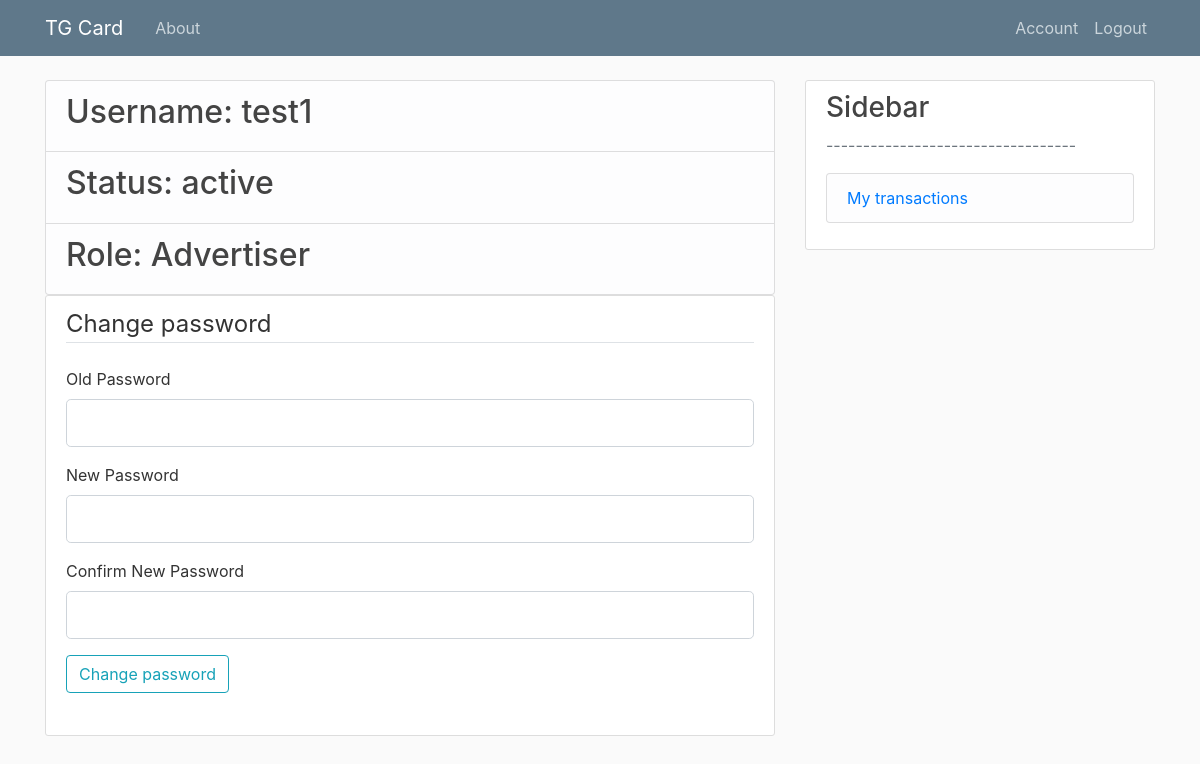
Page /account (signed in) on the earlier database version.
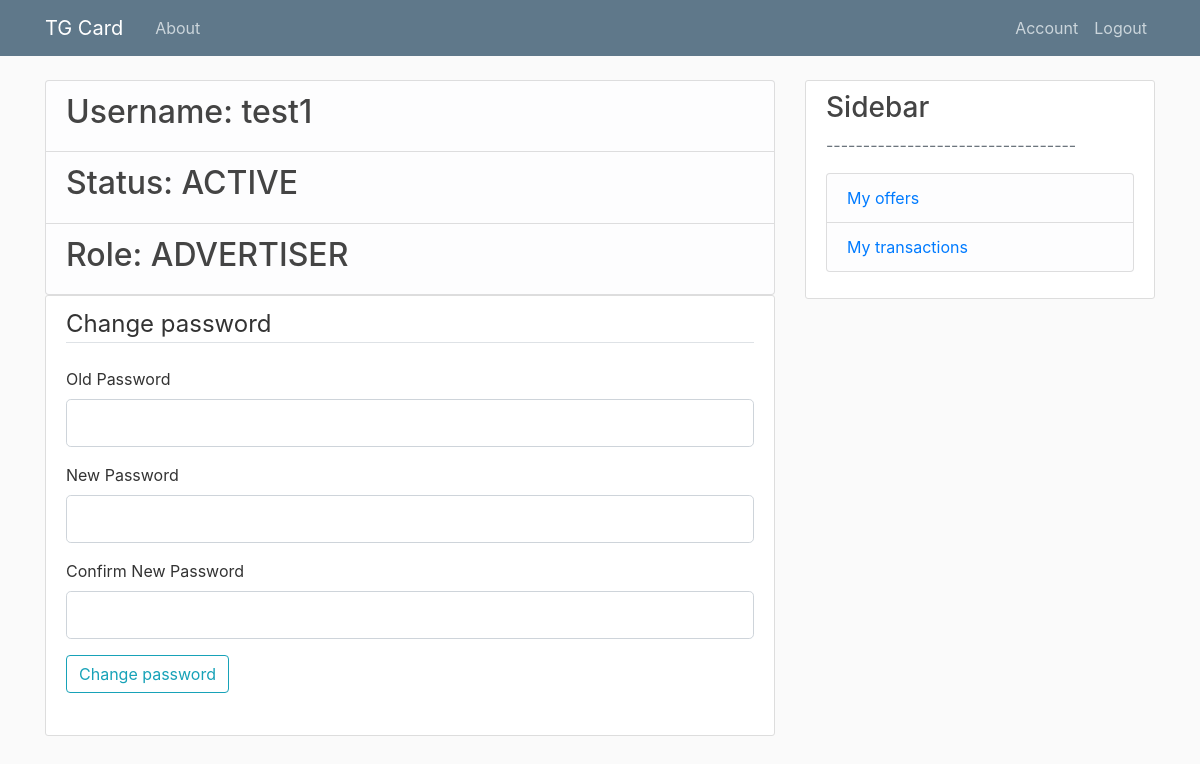
Same page on the later database version.
### models.py (models this page shows, shortened)
class User(db.Model, UserMixin):
    id = db.Column(db.Integer, primary_key=True)
    username = db.Column(db.String, index=True, unique=True, nullable=False)
    password = db.Column(db.String, nullable=False)
    role = db.Column(db.Integer, nullable=False) # advert. \ affil. \ moder. \ admin
    status = db.Column(db.String, index=True, nullable=False) # active \ inactive
    channels = db.relationship('Channel', backref='user', lazy=True)
    offers = db.relationship('Offer', backref='user', lazy=True)
    tasks = db.relationship('Task', backref='user', lazy=True)
    transactionsAdv = db.relationship('Transaction', backref='userAdv', foreign_keys='Transaction.advId', lazy=True)
    transactionsAff = db.relationship('Transaction', backref='userAff', foreign_keys='Transaction.affId', lazy=True)

### routes.py (the view, shortened to what this page needs)
@app.route("/account", methods=['GET', 'POST'])
@login_required
def account():
    form = ChangePassForm()
    return render_template('account.html', title='Account', form=form)

### forms.py
class ChangePassForm(FlaskForm):
    passwordOld = PasswordField('Old Password', validators=[DataRequired()])
    passwordNew = PasswordField('New Password', validators=[DataRequired()])
    confirm_passwordNew = PasswordField('Confirm New Password',
                                     validators=[DataRequired(), EqualTo('passwordNew')])
    submit = SubmitField('Change password')

### models.py (called while the page is built)
@login_manager.user_loader
def load_user(user_id):
    return User.query.get(int(user_id))

### templates/account.html (shortened to what this page needs)
{% extends "layout.html" %}
{% block content %}
    <ul class="list-group">
        <li class="list-group-item list-group-item-light"><h2>Username: {{ current_user.username }}</h2></li>
        <li class="list-group-item list-group-item-light"><h2>Status: {{ current_user.status }}</h2></li>
        <li class="list-group-item list-group-item-light"><h2>Role: {{ current_user.role }}</h2></li>
    </ul>
    <div class="content-section">
        <form method="POST" action="">
        <fieldset class="form-group">
            <legend class="border-bottom mb-4">Change password</legend>
            <div class="form-group">
                {{ form.passwordOld.label(class="form-control-label") }}
                {% if form.passwordOld.errors %}
                    {{ form.passwordOld(class="form-control form-control-lg is-invalid") }}
                    <div class="invalid-feedback">
                        {% for error in form.passwordOld.errors %}
                            <span>{{ error }}</span>
                        {% endfor %}
                    </div>
                {% else %}
                    {{ form.passwordOld(class="form-control form-control-lg") }}
                {% endif %}
            </div>
            <div class="form-group">
                {{ form.passwordNew.label(class="form-control-label") }}
                {% if form.passwordNew.errors %}
                    {{ form.passwordNew(class="form-control form-control-lg is-invalid") }}
                    <div class="invalid-feedback">
                        {% for error in form.passwordNew.errors %}
                            <span>{{ error }}</span>
                        {% endfor %}
                    </div>
                {% else %}
                    {{ form.passwordNew(class="form-control form-control-lg") }}
                {% endif %}
            </div>
            <div class="form-group">
                {{ form.confirm_passwordNew.label(class="form-control-label") }}
                {% if form.confirm_passwordNew.errors %}
                    {{ form.confirm_passwordNew(class="form-control form-control-lg is-invalid") }}
                    <div class="invalid-feedback">
                        {% for error in form.confirm_passwordNew.errors %}
                            <span>{{ error }}</span>
                        {% endfor %}
                    </div>
                {% else %}
                    {{ form.confirm_passwordNew(class="form-control form-control-lg") }}
                {% endif %}
            </div>
    	    <div class="form-group">
         	    {{ form.submit(class="btn btn-outline-info") }}
    	    </div>
            </fieldset>
        </form>
    </div>
{% endblock content %}

### templates/layout.html (shortened to what this page needs)
<!DOCTYPE html>
<html>
<head>
    <link rel="stylesheet" href="https://maxcdn.bootstrapcdn.com/bootstrap/4.0.0/css/bootstrap.min.css">
    <link rel="stylesheet" type="text/css" href="{{ url_for('static', filename='main.css') }}">
</head>
<body>
    <header class="site-header">
      <nav class="navbar navbar-expand-md navbar-dark bg-steel fixed-top">
        <div class="container">
          <a class="navbar-brand mr-4" href="/">TG Card</a>
          <div class="collapse navbar-collapse" id="navbarToggle">
            <div class="navbar-nav mr-auto">
              <a class="nav-item nav-link" href="{{ url_for('about') }}">About</a>
            </div>
            <div class="navbar-nav">
              {% if current_user.is_authenticated %}
                <a class="nav-item nav-link" href="{{ url_for('account') }}">Account</a>
                <a class="nav-item nav-link" href="{{ url_for('logout') }}">Logout</a>
              {% else %}
                <a class="nav-item nav-link" href="{{ url_for('login') }}">Login</a>
                <a class="nav-item nav-link" href="{{ url_for('register') }}">Register</a>
              {% endif %}
            </div>
          </div>
        </div>
      </nav>
    </header>
    <main role="main" class="container">
      <div class="row">
        <div class="col-md-8">
          {% block content %}{% endblock %}
        </div>
        {% if current_user.is_authenticated %}
        <div class="col-md-4">
          <div class="content-section">
            <h3>Sidebar</h3>
            <p class='text-muted'>----------------------------------
              <ul class="list-group">
                {% if current_user.role == 'ADVERTISER' %}
                <li class="list-group-item list-group-item-light">
                    <a href="/offer">My offers</a>
                {% elif current_user.role == 'AFFILIATE'  %}
                <li class="list-group-item list-group-item-light">
                    <a href="/channel">My channels</a>
                </li>
                {% endif %}
                <li class="list-group-item list-group-item-light"><a href="/transactions">My transactions</a></li>
              </ul>
            </p>
          </div>
        </div>
        {% endif %}
      </div>
    </main>
</body>
</html>

### static/main.css (style rules this page uses)
body { background: #fafafa; color: #333333; margin-top: 5rem; }
h1, h2, h3, h4, h5, h6 { color: #444444; }
.bg-steel { background-color: #5f788a; }
.site-header .navbar-nav .nav-link { color: #cbd5db; }
.content-section { background: #ffffff; padding: 10px 20px; border: 1px solid #dddddd; border-radius: 3px; margin-bottom: 20px; }

Differences in the rows shown:
changed User "test1": status "active" → "ACTIVE"; role "Advertiser" → "ADVERTISER"
Other differences:
text now shown: "My offers"
